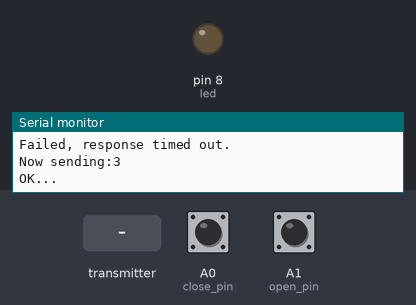
The sketch below on a simulated Arduino Uno, built with avr-gcc and run on an emulated ATmega328P. Shown: output pins drawn as LEDs (lit = HIGH), the last lines printed to the serial monitor. The inputs (shaded band) are chosen by the test bench; at power-on: A0 (close_pin) HIGH, A1 (open_pin) HIGH. No radio packets arrive unless stated; pins used as bus, display or sensor lines are not drawn.

Above: at 0.83 s.
1.3 s: the transmitter starts sending got_response = 0
At 4.03 s:
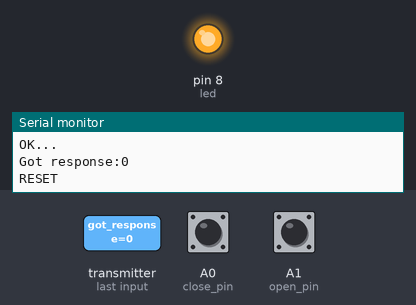
Timing chart, 0 to 10.3 s (numbered marks = the images above; inputs shaded):
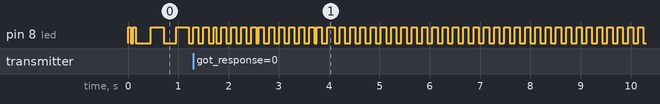

The sketch:

nano_client.ino
```cpp
#include <SPI.h>
#include "nRF24L01.h"
#include "RF24.h"

boolean DEBUG = true;

//
// Hardware configuration
//
int close_pin = A0;
int open_pin = A1;
int is_closed_pin = A2;  // unused
int is_open_pin = A3;  // unused

/* Door states:
 * 0 = error, probably communication blackout
 * 1 = close
 * 2 = open
 * 3 = noop (do nothing, all ok)
 */
unsigned long door_action = 3;

int reset_pin = 7;

int led = 8;  // onboard led 13 is used by RF24 for clock o_O
boolean led_state = HIGH;
unsigned long led_time_ok = 1000;
unsigned long led_time_blackout = 50;
unsigned long led_timer = led_time_blackout;
unsigned long led_timer_start = millis();
unsigned long radio_led_blackout_treshold = 1000;

unsigned long wireless_interval = 200;
unsigned long last_wireless_millis = 0;
unsigned long radio_wd_time = 4000;

// Set up nRF24L01 radio on SPI bus plus pins 9 & 10
RF24 radio(9, 10);

//
// Topology
//
const uint64_t pipes[2] = { 0xF0F0F0F0E1LL, 0xE8E8F0F0E1LL };

//
// Role management
//
typedef enum { role_ping_out = 1, role_pong_back } role_e;
role_e role = role_ping_out;


void setup()
{
    //reset hack
    digitalWrite(reset_pin, HIGH);
    pinMode(reset_pin, OUTPUT);

    pinMode(led, OUTPUT);
    digitalWrite(led, led_state);

    pinMode(close_pin, INPUT_PULLUP);
    digitalWrite(close_pin, HIGH);
    pinMode(open_pin, INPUT_PULLUP);
    digitalWrite(open_pin, HIGH);
    pinMode(is_closed_pin, INPUT_PULLUP);
    digitalWrite(is_closed_pin, HIGH);
    pinMode(is_open_pin, INPUT_PULLUP);
    digitalWrite(is_open_pin, HIGH);

    //
    // Setup and configure rf radio
    //
    radio.begin();

    // optionally, increase the delay between retries & # of retries
    radio.setRetries(15, 15);

    // optionally, reduce the payload size.  seems to
    // improve reliability
    radio.setPayloadSize(8);

    if ( role == role_ping_out )
    {
        radio.openWritingPipe(pipes[0]);
        radio.openReadingPipe(1, pipes[1]);
    }
    else
    {
        radio.openWritingPipe(pipes[1]);
        radio.openReadingPipe(1, pipes[0]);
    }

    if (DEBUG)
    {
        Serial.begin(115200);
        Serial.println("BEGIN");
    }
}

/*
 * Positive logic.
 * Also guard against disconnected C1 Arduino (all command pins will be HIGH due to internal pullup).
 */
boolean readCommandPin(int pin)
{
    if (digitalRead(open_pin) && digitalRead(close_pin))
    {
        return 0;
    }
    return digitalRead(pin);
}

void loop()
{
    door_action_loop();
    radio_loop();
    led_loop();
}

void door_action_loop()
{
    if (readCommandPin(open_pin))
    {
        door_action = 1;
    }
    else if (readCommandPin(close_pin))
    {
        door_action = 2;
    }
    else
    {
        door_action = 3;
    }
}

void radio_loop()
{
    if (millis() - last_wireless_millis < wireless_interval) return;

    // First, stop listening so we can talk.
    radio.stopListening();

    if (DEBUG)
    {
        Serial.print("Now sending:");
        Serial.println(door_action);
    }

    boolean ok = radio.write(&door_action, sizeof(unsigned long));
    if (DEBUG)
    {
        if (ok)
        {
            Serial.println("OK...");
        }
        else
        {
            Serial.println("Failed!");
        }
    }

    // Now, continue listening
    radio.startListening();

    if (!ok) return;  // if send failed, bail out

    // Wait here until we get a response, or timeout (250ms)
    unsigned long started_waiting_at = millis();
    boolean timeout = false;
    while (!radio.available() && !timeout)
    {
        if (millis() - started_waiting_at > 250)
        {
            timeout = true;
        }
    }

    if (timeout)
    {
        if (DEBUG) Serial.println("Failed, response timed out.\n\r");
    }
    else
    {
        // Grab the response and compare
        unsigned long got_response;
        radio.read(&got_response, sizeof(unsigned long));

        if (DEBUG)
        {
            Serial.print("Got response:");
            Serial.println(got_response);
        }

        if (got_response == door_action)
        {
            // wireless ok
            last_wireless_millis = millis();
        }
    }

    // Reset if communication blackout
    if (millis() - last_wireless_millis > radio_wd_time)
    {
        if (DEBUG) Serial.println("RESET");
        delay(100);
        digitalWrite(reset_pin, LOW);  // Pulling the RESET pin LOW triggers the reset.
    }
}

void led_loop()
{
    if ((last_wireless_millis == 0) || (millis() - last_wireless_millis > radio_led_blackout_treshold))
    {
        led_timer = led_time_blackout;
    }
    else
    {
        led_timer = led_time_ok;
    }
    if (millis() - led_timer_start > led_timer)
    {
        led_state = ! led_state;
        led_timer_start = millis();
        digitalWrite(led, led_state);
    }
}
```
